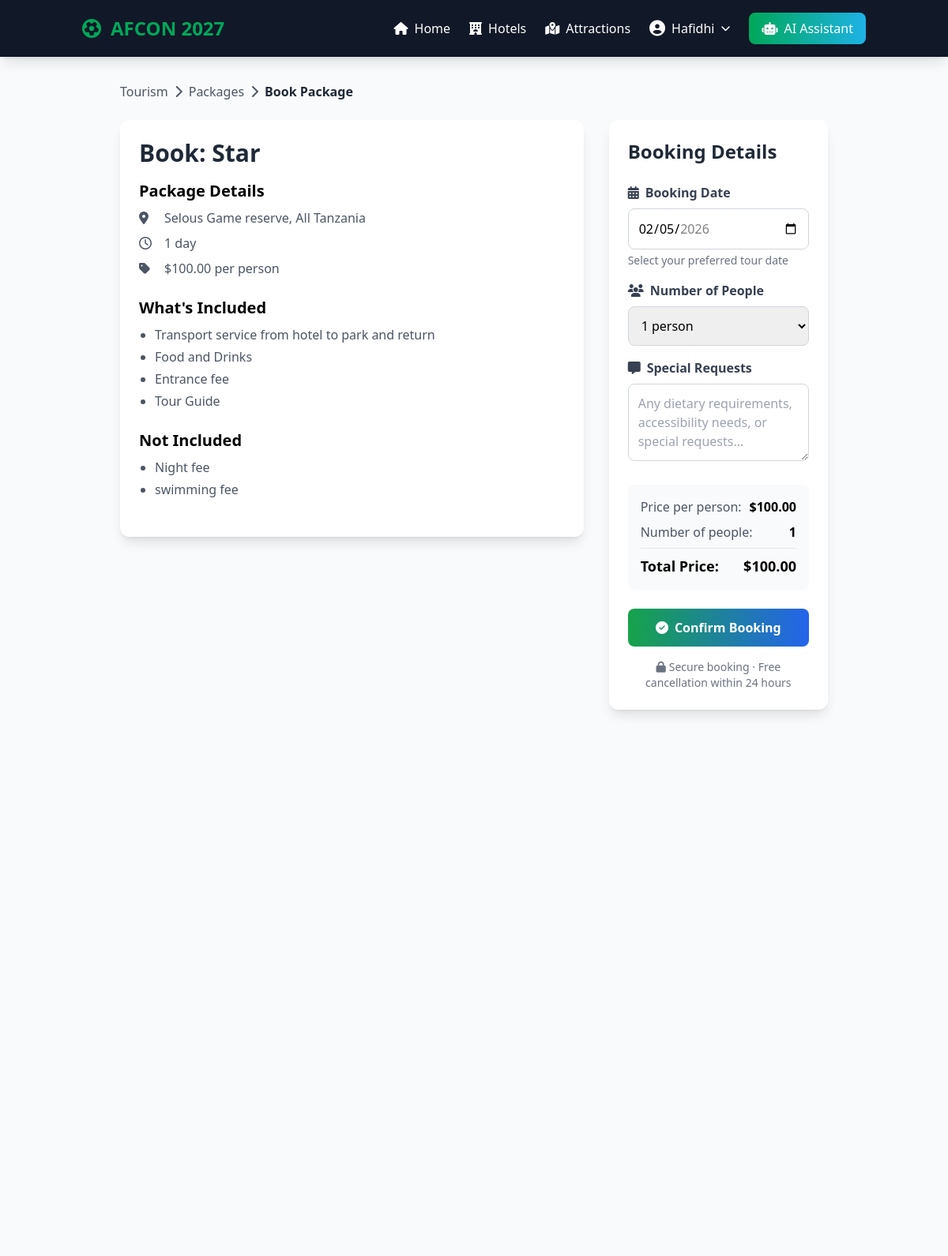
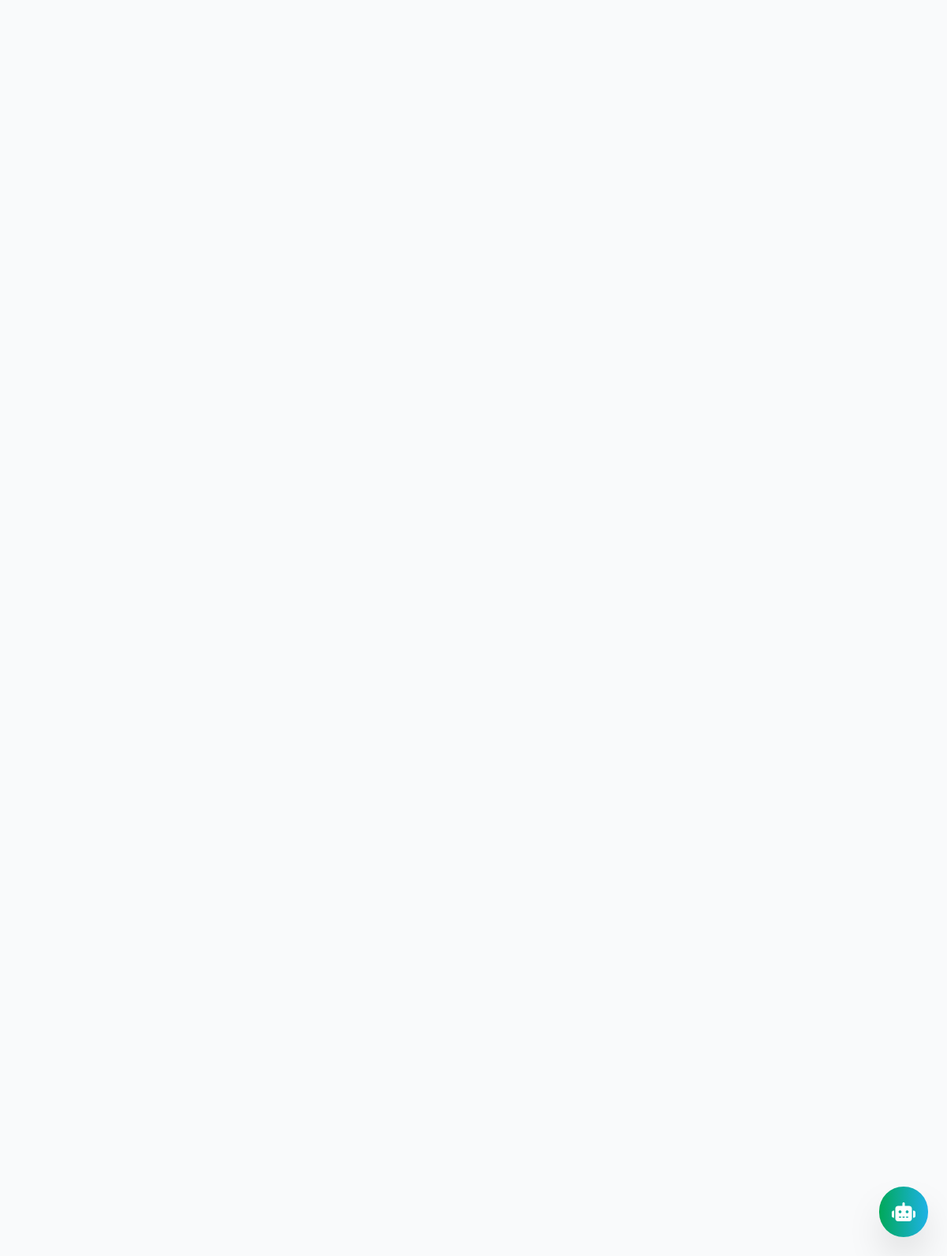
Page /tourism/package/book/1/ (signed in) on the committed database (2 pictures, top to bottom).
### tourism/models.py (models this page shows, shortened)
class TourPackage(models.Model):
    attraction = models.ForeignKey(TouristAttraction, on_delete=models.CASCADE, related_name='tour_packages')
    name = models.CharField(max_length=200)
    description = models.TextField()
    duration = models.CharField(max_length=50, default="1 day")
    price = models.DecimalField(max_digits=10, decimal_places=2)
    includes = models.TextField(help_text="List what's included, separated by commas")
    excludes = models.TextField(help_text="List what's excluded, separated by commas", blank=True)
    is_featured = models.BooleanField(default=False)
    commission_percentage = models.DecimalField(
        max_digits=5,
        decimal_places=2,
        default=20.00
    )
    supplier_name = models.CharField(max_length=200)
    supplier_contact = models.CharField(max_length=100)
    partner = models.ForeignKey(
        settings.AUTH_USER_MODEL,
        on_delete=models.CASCADE,
        related_name='tour_packages',
        null=True,
        blank=True
    )
    def get_includes_list(self):
        return [item.strip() for item in self.includes.split(',')]
    def get_excludes_list(self):
        return [item.strip() for item in self.excludes.split(',')] if self.excludes else []

class TouristAttraction(models.Model):
    CITY_CHOICES = [
        ('DAR', 'Dar es Salaam'),
        ('ARU', 'Arusha'),
        ('ZAN', 'Zanzibar'),
        ('ALL', 'All Tanzania'),
    ]
    CATEGORY_CHOICES = [
        ('nature', '🌿 Nature & Wildlife'),
        ('beach', '🏖️ Beach & Coast'),
        ('culture', '🎭 Culture & History'),
        ('adventure', '🗻 Adventure & Sports'),
        ('food', '🍲 Food & Dining'),
        ('shopping', '🛍️ Shopping & Markets'),
    ]
    name = models.CharField(max_length=200)
    city = models.CharField(max_length=3, choices=CITY_CHOICES)
    category = models.CharField(max_length=20, choices=CATEGORY_CHOICES)
    description = models.TextField()
    location = models.CharField(max_length=200)
    entry_fee = models.DecimalField(max_digits=10, decimal_places=2, null=True, blank=True)
    opening_hours = models.CharField(max_length=100, default="9:00 AM - 5:00 PM")
    best_time_to_visit = models.CharField(max_length=100, default="Morning")
    estimated_visit_time = models.CharField(max_length=50, default="2-3 hours")
    website = models.URLField(blank=True)
    contact_phone = models.CharField(max_length=20, blank=True)
    created_at = models.DateTimeField(auto_now_add=True)
    updated_at = models.DateTimeField(auto_now=True)
    partner = models.ForeignKey(
        settings.AUTH_USER_MODEL,
        on_delete=models.CASCADE,
        related_name='attractions',
        null=True,
        blank=True
    )
    class Meta:
        ordering = ['name']

### tourism/views.py (the view, shortened to what this page needs)
# urls.py: path('package/book/<int:package_id>/', views.book_tour_package, name='book_tour_package'),
@login_required
def book_tour_package(request, package_id):
    package = get_object_or_404(TourPackage, id=package_id)
    default_date = (timezone.now() + timezone.timedelta(days=1)).strftime('%Y-%m-%d')
    context = {
        'package': package,
        'default_date': default_date,
        'max_date': (timezone.now() + timezone.timedelta(days=90)).strftime('%Y-%m-%d'),
    }
    return render(request, 'tourism/book_package.html', context)

### templates/tourism/book_package.html (shortened to what this page needs)
{% extends 'base.html' %}
{% block content %}
<div class="container mx-auto px-4 py-8 animate-fade-in">
    <div class="max-w-4xl mx-auto">
        <nav class="mb-6">
            <ol class="flex items-center space-x-2 text-gray-600">
                <li><a href="{% url 'tourism' %}" class="hover:text-green-600">Tourism</a></li>
                <li><i class="fas fa-chevron-right"></i></li>
                <li><a href="{% url 'tour_packages' %}" class="hover:text-green-600">Packages</a></li>
                <li><i class="fas fa-chevron-right"></i></li>
                <li class="text-gray-800 font-semibold">Book Package</li>
            </ol>
        </nav>
        <div class="grid grid-cols-1 lg:grid-cols-3 gap-8">
            <div class="lg:col-span-2">
                <div class="bg-white rounded-xl shadow-lg p-6 mb-6">
                    <h1 class="text-3xl font-bold mb-4 text-gray-800">Book: {{ package.name }}</h1>
                    <div class="mb-6">
                        <h2 class="text-xl font-semibold mb-2">Package Details</h2>
                        <div class="space-y-2 text-gray-600">
                            <div class="flex items-center">
                                <i class="fas fa-map-marker-alt w-6"></i>
                                <span class="ml-2">{{ package.attraction.name }}, {{ package.attraction.get_city_display }}</span>
                            </div>
                            <div class="flex items-center">
                                <i class="far fa-clock w-6"></i>
                                <span class="ml-2">{{ package.duration }}</span>
                            </div>
                            <div class="flex items-center">
                                <i class="fas fa-tag w-6"></i>
                                <span class="ml-2">${{ package.price }} per person</span>
                            </div>
                        </div>
                    </div>
                    <div class="mb-6">
                        <h2 class="text-xl font-semibold mb-2">What's Included</h2>
                        <ul class="list-disc pl-5 space-y-1 text-gray-600">
                            {% for item in package.get_includes_list %}
                            <li>{{ item }}</li>
                            {% endfor %}
                        </ul>
                    </div>
                    {% if package.get_excludes_list %}
                    <div class="mb-6">
                        <h2 class="text-xl font-semibold mb-2">Not Included</h2>
                        <ul class="list-disc pl-5 space-y-1 text-gray-600">
                            {% for item in package.get_excludes_list %}
                            <li>{{ item }}</li>
                            {% endfor %}
                        </ul>
                    </div>
                    {% endif %}
                </div>
            </div>
            <div class="lg:col-span-1">
                <div class="bg-white rounded-xl shadow-lg p-6 sticky top-24">
                    <h2 class="text-2xl font-bold mb-6 text-gray-800">Booking Details</h2>
                    <form method="POST" action="{% url 'book_tour_package' package.id %}">
                        <div class="mb-4">
                            <label class="block text-gray-700 mb-2 font-semibold" for="booking_date">
                                <i class="fas fa-calendar-alt mr-2"></i>Booking Date
                            </label>
                            <input type="date"
                                   id="booking_date"
                                   name="booking_date"
                                   value="{{ default_date }}"
                                   min="{{ default_date }}"
                                   max="{{ max_date }}"
                                   class="w-full p-3 border border-gray-300 rounded-lg focus:ring-2 focus:ring-green-500 focus:border-green-500"
                                   required>
                            <p class="text-sm text-gray-500 mt-1">Select your preferred tour date</p>
                        </div>
                        <div class="mb-4">
                            <label class="block text-gray-700 mb-2 font-semibold" for="number_of_people">
                                <i class="fas fa-users mr-2"></i>Number of People
                            </label>
                            <select id="number_of_people"
                                    name="number_of_people"
                                    class="w-full p-3 border border-gray-300 rounded-lg focus:ring-2 focus:ring-green-500 focus:border-green-500"
                                    onchange="updateTotalPrice()">
                                {% for i in "1234567890"|make_list %}
                                <option value="{{ forloop.counter }}">{{ forloop.counter }} person{{ forloop.counter|pluralize }}</option>
                                {% endfor %}
                            </select>
                        </div>
                        <div class="mb-6">
                            <label class="block text-gray-700 mb-2 font-semibold" for="special_requests">
                                <i class="fas fa-comment-alt mr-2"></i>Special Requests
                            </label>
                            <textarea id="special_requests"
                                      name="special_requests"
                                      rows="3"
                                      placeholder="Any dietary requirements, accessibility needs, or special requests..."
                                      class="w-full p-3 border border-gray-300 rounded-lg focus:ring-2 focus:ring-green-500 focus:border-green-500"></textarea>
                        </div>
                        <div class="mb-6 p-4 bg-gray-50 rounded-lg">
                            <div class="flex justify-between mb-2">
                                <span class="text-gray-600">Price per person:</span>
                                <span class="font-semibold">${{ package.price }}</span>
                            </div>
                            <div class="flex justify-between mb-2">
                                <span class="text-gray-600">Number of people:</span>
                                <span id="peopleCount" class="font-semibold">1</span>
                            </div>
                            <div class="border-t pt-2 mt-2">
                                <div class="flex justify-between text-lg font-bold">
                                    <span>Total Price:</span>
                                    <span id="totalPrice">${{ package.price }}</span>
                                </div>
                            </div>
                        </div>
                        <button type="submit"
                                class="w-full bg-gradient-to-r from-green-600 to-blue-600 text-white py-3 rounded-lg font-bold hover:opacity-90 transition duration-300">
                            <i class="fas fa-check-circle mr-2"></i>Confirm Booking
                        </button>
                        <p class="text-sm text-gray-500 text-center mt-4">
                            <i class="fas fa-lock mr-1"></i>Secure booking · Free cancellation within 24 hours
                        </p>
                    </form>
                </div>
            </div>
        </div>
    </div>
</div>
{% endblock %}

### templates/base.html (shortened to what this page needs)
<!DOCTYPE html>
<html lang="en">
<head>
    <script src="https://cdn.tailwindcss.com"></script>
    <link rel="stylesheet" href="https://cdnjs.cloudflare.com/ajax/libs/font-awesome/6.4.0/css/all.min.css">
</head>
<body class="bg-gray-50">
    <nav class="bg-gray-900 text-white shadow-lg sticky top-0 z-50">
        <div class="container mx-auto px-4">
            <div class="flex justify-between items-center py-4">
                <a href="{% url 'home' %}" class="flex items-center text-2xl font-bold text-tanzania-green">
                    <i class="fas fa-futbol mr-3"></i>
                    <span>AFCON 2027</span>
                </a>
                <div class="hidden md:flex items-center space-x-6">
                    <a href="{% url 'home' %}" class="hover:text-tanzania-green transition duration-300 font-medium">
                        <i class="fas fa-home mr-2"></i>Home
                    </a>
                    <a href="{% url 'hotel_list' %}" class="hover:text-tanzania-green transition duration-300 font-medium">
                        <i class="fas fa-hotel mr-2"></i>Hotels
                    </a>
                    <a href="{% url 'tourism' %}" class="hover:text-tanzania-green transition duration-300 font-medium">
                        <i class="fas fa-map-marked-alt mr-2"></i>Attractions
                    </a>
                    {% if user.is_authenticated %}
                        <div class="relative dropdown">
                            <button class="flex items-center space-x-2 hover:text-tanzania-green transition duration-300 font-medium">
                                <i class="fas fa-user-circle text-xl"></i>
                                <span>{{ user.username|truncatechars:15 }}</span>
                                <i class="fas fa-chevron-down text-xs"></i>
                            </button>
                        </div>
                        <a href="{% url 'chatbot' %}" class="flex items-center bg-gradient-to-r from-tanzania-green to-tanzania-blue px-4 py-2 rounded-lg hover:opacity-90 transition duration-300 font-medium">
                            <i class="fas fa-robot mr-2"></i>AI Assistant
                        </a>
                    {% endif %}
                </div>
            </div>
        </div>
    </nav>
    <main class="min-h-screen">
        {% block content %}{% endblock %}
    </main>
    {% if user.is_authenticated %}
    <a href="{% url 'chatbot' %}"
       class="fixed bottom-6 right-6 bg-gradient-to-r from-tanzania-green to-tanzania-blue text-white p-4 rounded-full shadow-2xl hover:shadow-3xl transform hover:scale-110 transition duration-300 z-50 group">
        <i class="fas fa-robot text-2xl"></i>
    </a>
    {% endif %}
</body>
</html>

### templates/base.html (style rules this page uses)
.animate-fade-in { animation: fadeIn 0.5s ease-out; }

### rows in the picture
TourPackage: name "Star", attraction.name "Selous Game reserve", attraction.city "All Tanzania", duration "1 day", price "100.00"

### other values in the picture
{{ user.username|truncatechars:15 }} "Hafidhi"
{{ item }} "Transport service from hotel to park and return" "Food and Drinks" "Entrance fee" "Tour Guide"
{{ item }} "Night fee" "swimming fee"
form field number_of_people "1 person"
